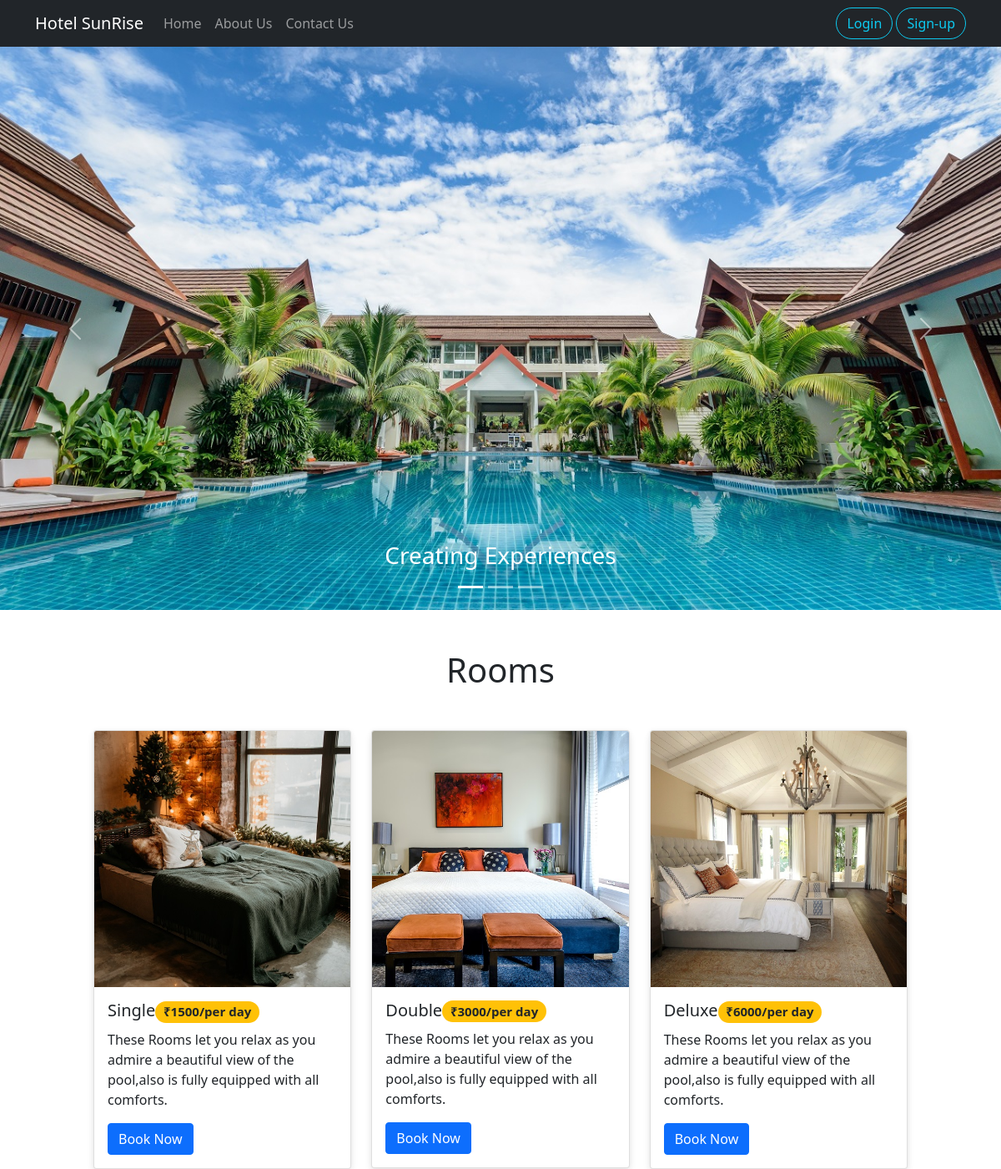
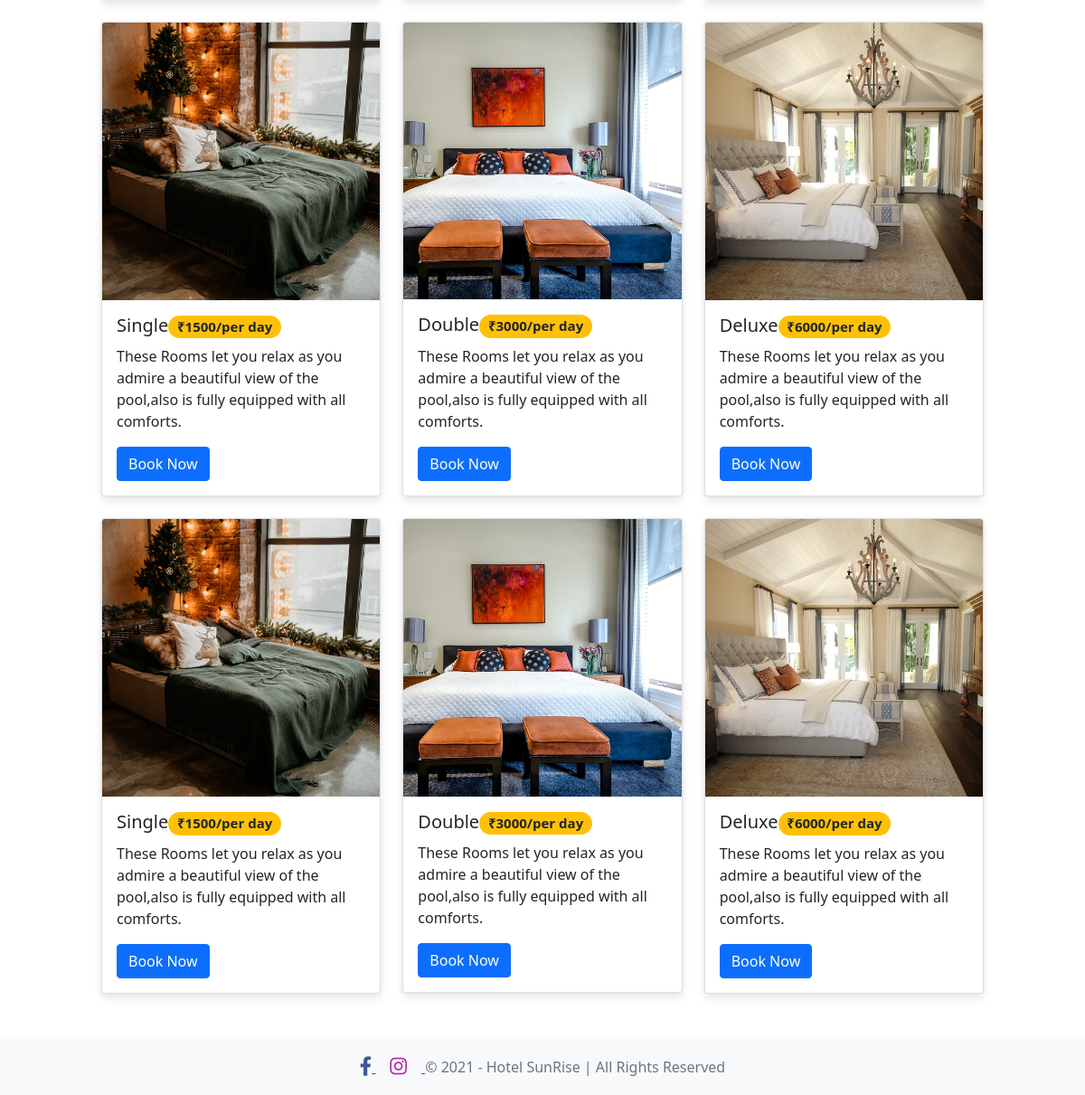
The page / on the database its author committed (2 pictures, top to bottom).
### tables this page shows
CREATE TABLE `room` (
  `r_id` int(11) NOT NULL,
  `r_type` varchar(255) NOT NULL,
  `isAvailable` tinyint(1) NOT NULL,
  `r_price` int(11) NOT NULL
);

### includes/_room.php (the view, shortened to what this page needs)
<div class="my-5">
    <h1 class="text-center"> Rooms </h1>
</div>
<div class="container-fluid mb-5">
    <div class="row">
        <div class="col-10 mx-auto">
            <div class="row gy-4">
                <?php
        $sql = "SELECT * FROM `room` WHERE `isAvailable`='1'";
        $result = mysqli_query($conn, $sql);
        while($row = mysqli_fetch_assoc($result))
        {
          $id = $row['r_id'];
          $type = $row['r_type'];
          $price = $row['r_price'];
          echo
          '<div class="col-md-4 col-10 mx-auto">
          <div class="card">
          <img src="images/rooms/' . $type . '.jpg" class="card-img-top" alt="">
          <div class="card-body">
          <h5 class="card-title font-weight-bold">' . $type . '<span class="badge rounded-pill bg-warning text-dark">&#8377;' . $price . '/per day</span> </h5>
          <p class="card-text">These Rooms let you relax as you admire a beautiful view of the pool,also is
          fully equipped with all comforts.</p>';
          if(isset($_SESSION['u_id'])):
          echo
          '<a href="booking.php?roomid=' . $id . '" class="btn btn-primary">Book Now</a>';
          else:
          echo
          '<button type="button" class="btn btn-primary" data-bs-toggle="modal" data-bs-target="#loginModal">Book Now</button>';
          endif;
          echo'
          </div>
          </div>
          </div>';
        }
        ?>
            </div>
        </div>
    </div>
</div>

### index.php (shortened to what this page needs)
<?php
include 'includes/_dbconnect.php';
?>
<!doctype html>
<html lang="en" class="h-100">
<head>
    <link href="css/bootstrap.min.css" rel="stylesheet">
</head>
<body class="d-flex flex-column h-100">
    <?php include "includes/_navbar.php"; ?>
    <main class="flex-shrink-0">
        <?php include "includes/_carousel.php"; ?>
        <?php include "includes/_room.php"; ?>
    </main>
    <?php include "includes/_footer.php"; ?>
</body>
</html>

### includes/_navbar.php (shortened to what this page needs)
<header>
    <nav class="navbar navbar-expand-md navbar-dark bg-dark">
        <div class="container">
            <a class="navbar-brand" href="index.php">Hotel SunRise</a>
            <div class="collapse navbar-collapse" id="navbarCollapse">
                <ul class="navbar-nav me-auto mb-2 mb-md-0">
                    <li class="nav-item">
                        <a class="nav-link" href="index.php">Home</a>
                    </li>
                    <li class="nav-item">
                        <a class="nav-link" href="about.php">About Us</a>
                    </li>
                     <li class="nav-item">
                        <a class="nav-link" href="contactUs.php">Contact Us</a>
                    </li>
                </ul>
                <?php if(isset($_SESSION['u_id'])): ?>
                <div class="btn-group">
                    <?php
           echo '<button type="button" class="btn btn-outline-info rounded-pill dropdown-toggle" data-bs-toggle="dropdown" aria-expanded="false">' . $_SESSION['u_email'] . '</button>';
                    ?>
                    <ul class="dropdown-menu">
                        <li><a class="dropdown-item" href="mybooking.php">My Booking</a></li>
                        <li>
                            <hr class="dropdown-divider">
                        </li>
                        <li><a class="dropdown-item text-primary" href="includes/_logout.php">Logout</a></li>
                    </ul>
                </div>
                <?php else: ?>
                <div>
                    <button type="button" class="btn btn-outline-info rounded-pill" data-bs-toggle="modal"
                        data-bs-target="#loginModal">Login</button>
                    <button type="button" class="btn btn-outline-info rounded-pill" data-bs-toggle="modal"
                        data-bs-target="#signupModal">Sign-up</button>
                </div>
                <?php endif; ?>
            </div>
        </div>
    </nav>
</header>

### includes/_carousel.php (shortened to what this page needs)
<div id="carouselExampleCaptions" class="carousel slide" data-bs-ride="carousel">
    <div class="carousel-indicators">
        <button type="button" data-bs-target="#carouselExampleCaptions" data-bs-slide-to="0" class="active"
            aria-current="true" aria-label="Slide 1"></button>
        <button type="button" data-bs-target="#carouselExampleCaptions" data-bs-slide-to="1"
            aria-label="Slide 2"></button>
        <button type="button" data-bs-target="#carouselExampleCaptions" data-bs-slide-to="2"
            aria-label="Slide 3"></button>
    </div>
    <div class="carousel-inner">
        <div class="carousel-item active">
            <img src="images/carousel/c2.jpg" class="d-block w-100 img-fluid" alt="..." width="1280" height="720">
            <div class="carousel-caption d-none d-md-block">
                <h3>Creating Experiences</h3>
            </div>
        </div>
    </div>
    <button class="carousel-control-prev" type="button" data-bs-target="#carouselExampleCaptions" data-bs-slide="prev">
        <span class="carousel-control-prev-icon" aria-hidden="true"></span>
    </button>
    <button class="carousel-control-next" type="button" data-bs-target="#carouselExampleCaptions" data-bs-slide="next">
        <span class="carousel-control-next-icon" aria-hidden="true"></span>
    </button>
</div>

### includes/_footer.php (shortened to what this page needs)
<footer class="footer mt-auto py-3 bg-light text-center">
	<link rel="stylesheet" href="https://cdnjs.cloudflare.com/ajax/libs/font-awesome/5.15.3/css/all.min.css" />
	<div class="container">
		<a style="color: #3b5998;"
		href="https://touch.facebook.com/100010345662887/"
		role="button"
		><i class="fab fa-facebook-f fa-lg"></i>
		</a>
			<a style="color: #ac2bac;"
			href="https://www.instagram.com/somii1808/"
			role="button"
			><i class="fab fa-instagram fa-lg btn-lg btn-floating"></i>
			</a>
				<span class="text-muted" >&copy; 2021 - Hotel SunRise | All Rights Reserved</span>
			</div>
		</footer>

### includes/_room.php (style rules this page uses)
.card { border-radius: 4px; background: #fff; box-shadow: 0 6px 10px rgba(0,0,0,.08), 0 0 6px rgba(0,0,0,.05); transition: .3s transform cubic-bezier(.155,1.105,.295,1.12),.3s box-shadow,.3s -webkit-transform cubic-bezier(.155,1.105,.295,1.12); cursor: pointer; }

### rows shown on the page
room: r_type (picture), r_type "Single", r_price "1500"
room: r_type (picture), r_type "Double", r_price "3000"
room: r_type (picture), r_type "Deluxe", r_price "6000"
room: r_type (picture), r_type "Single", r_price "1500"
room: r_type (picture), r_type "Double", r_price "3000"
room: r_type (picture), r_type "Deluxe", r_price "6000"
room: r_type (picture), r_type "Single", r_price "1500"
room: r_type (picture), r_type "Double", r_price "3000"
room: r_type (picture), r_type "Deluxe", r_price "6000"
